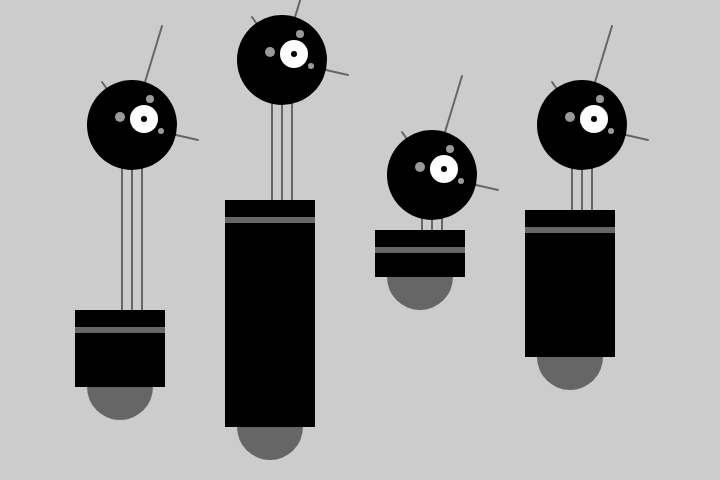
Frame 1 (no input)
Frame 60 (no input): identical to frame 1, image omitted
Frame 120 (the mouse pressed at the canvas centre since frame 60): identical to frame 1, image omitted

The p5.js sketch that drew this single still picture (run headless with seeded random() and noise() and a simulated clock; from frame 60 on, the mouse is pressed at the canvas centre):

// p5.js sketch
// ── sketch.js
function setup() {
  createCanvas(720, 480);
  strokeWeight(2);
  ellipseMode(RADIUS);
}

function draw() {
  background(204);
  dibujarRobot(120, 420, 110, 140);
  dibujarRobot(270, 460, 260, 95);
  dibujarRobot(420, 310, 80, 10);
  dibujarRobot(570, 390, 180, 40);
}

function dibujarRobot(x, y, alturaCuerpo, alturaCuello) {
  
var radius = 45; //radio
var ny = y - alturaCuerpo - alturaCuello - radius;
  
// Cuello
stroke(102);
line(x+2, y - alturaCuerpo, x+2, ny);
line(x+12, y - alturaCuerpo, x+12, ny); 
line(x+22, y - alturaCuerpo, x+22, ny);

  // Antenas
line(x+12, ny, x-18, ny-43);
line(x+12, ny, x+42, ny-99);
line(x+12, ny, x+78, ny+15);
  
// Cuerpo
noStroke();
fill(102);
ellipse(x, y-33, 33, 33);
fill(0);
rect(x-45, y - alturaCuerpo, 90, alturaCuerpo - 33);
fill(102);
rect(x-45, y - alturaCuerpo + 17, 90, 6);
  
// Cabeza
fill(0);
ellipse(x+12, ny, radius, radius);
fill(255);
ellipse(x+24, ny-6, 14, 14);
fill(0);
ellipse(x+24, ny-6, 3, 3);
fill(153);
ellipse(x, ny-8, 5, 5);
ellipse(x+30, ny-26, 4, 4);
ellipse(x+41, ny+6, 3, 3);
}
  
 
